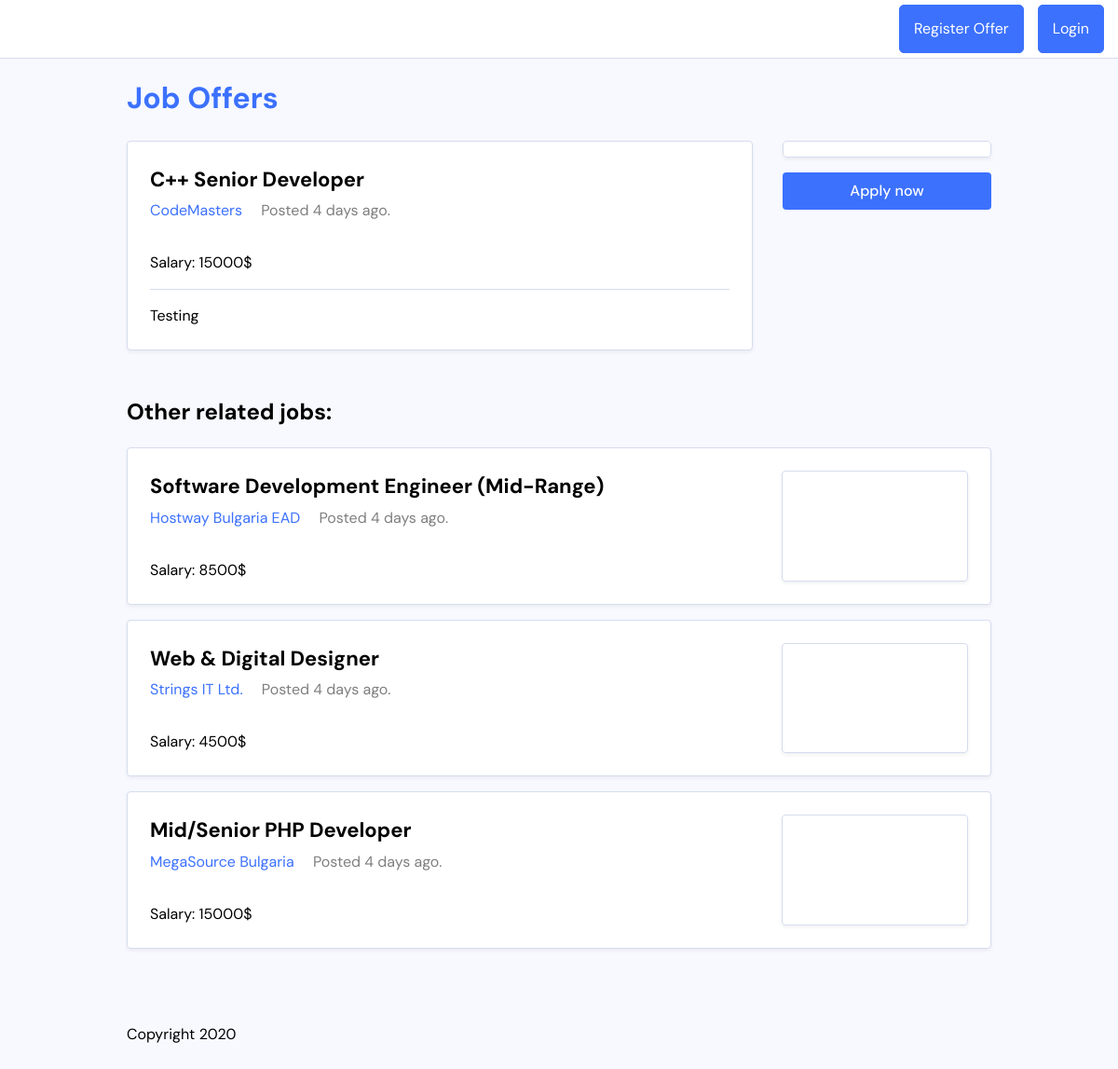
The app's page /details.php?id=14 with its own data.
### tables this page shows
CREATE TABLE `offers` (
  `id` int(11) NOT NULL,
  `job_title` varchar(255) NOT NULL,
  `job_description` text NOT NULL,
  `job_salary` double NOT NULL,
  `company` varchar(255) NOT NULL,
  `approved` tinyint(1) DEFAULT NULL,
  `date_created` datetime NOT NULL,
  `date_deleted` datetime DEFAULT NULL
);

### details.php (the view, shortened to what this page needs)
<?php
if(isset($_SESSION['username']) && !empty($_SESSION['username'])){
    $query = "SELECT `job_title`, `job_description`, `job_salary`, `company`, `date_created` FROM `offers` WHERE `date_deleted` IS NULL AND `id` = ? LIMIT 1";
}else{
    $query = "SELECT `job_title`, `job_description`, `job_salary`, `company`, `date_created` FROM `offers` WHERE `approved` IS NOT NULL AND `date_deleted` IS NULL AND `id` = ? LIMIT 1";
}
if(isset($_GET['id']) && !empty($_GET['id'])){
    $offer_id = htmlspecialchars($_GET['id']);
    $mysqli = new mysqli(HOSTNAME, DB_USERNAME, DB_PASSWORD, DB_NAME);
    $stmt = $mysqli->prepare($query);
    $stmt->bind_param('i', $offer_id);
    $stmt->execute();
    $result = $stmt->get_result();
    $offer = $result->fetch_assoc();
}else{
    header('Location: ./index.php');
    exit;
}
$mysqli = new mysqli(HOSTNAME, DB_USERNAME, DB_PASSWORD, DB_NAME);
$related_offers_query = "SELECT `id`, `job_title`, `job_description`, `job_salary`, `company`, `date_created` FROM `offers` WHERE `approved` IS NOT NULL AND `date_deleted` IS NULL AND `id` NOT IN (?) ORDER BY `date_created` DESC LIMIT 3";
$stmt = $mysqli->prepare($related_offers_query);
$stmt->bind_param('i', $offer_id);
$stmt->execute();
$result = $stmt->get_result();
$related_offers = $result->fetch_all(MYSQLI_ASSOC);
$now = date('Y-m-d H:i:s');
function posted_ago($now, $past){
    $origin = new DateTime($past);
    $target = new DateTime($now);
    $interval = $origin->diff($target);
    $years = $interval->format('%y');
    $months = $interval->format('%m');
    $days = $interval->format('%d');
    $hours = $interval->format('%h');
    $minutes = $interval->format('%i');
    if($years > 0){
        return ($years == 1) ? 'Posted one year ago.' : 'Posted ' . $years . ' years ago.';
    }else if($months > 0){
        return ($months == 1) ? 'Posted one month ago.' : 'Posted ' . $months . ' months ago.';
    }else if($days > 0){
        return ($days == 1) ? 'Posted one day ago.' : 'Posted ' . $days . ' days ago.';
    }else if($hours > 0){
        return ($hours == 1) ? 'Posted one hour ago.' : 'Posted ' . $hours . ' hours ago.';
    }else if($minutes > 0){
        return ($minutes == 1) ? 'Posted one minute ago.' : 'Posted ' . $minutes . ' minutes ago.';
    }else{
        return 'Posted just now.';
    }
}
?>
<div class="job-single">
    <main class="job-main">
        <div class="job-card">
            <div class="job-primary">
                <header class="job-header">
                    <h2 class="job-title"><a href="#"><?php echo $offer['job_title'] ?></a></h2>
                    <div class="job-meta">
                        <a class="meta-company" href="#"><?php echo $offer['company'] ?></a>
                        <span class="meta-date"><?php echo posted_ago($now, $offer['date_created']) ?></span>
                    </div>
                    <div class="job-details">
                        <span class="job-location">Salary: <?php echo $offer['job_salary'] ?>$</span>
                    </div>
                </header>
                <div class="job-body">
                    <?php echo $offer['job_description'] ?>
                </div>
            </div>
        </div>
    </main>
    <aside class="job-secondary">
        <div class="job-logo">
            <div class="job-logo-box">
            </div>
        </div>
        <a href="#" class="button button-wide">Apply now</a>
    </aside>
</div>
<?php if(!empty($related_offers)): ?>
<h2 class="section-heading">Other related jobs:</h2>
<ul class="jobs-listing">
    <?php foreach($related_offers as $offer): ?>
    <li class="job-card">
        <div class="job-primary">
            <h2 class="job-title"><a href="<?php echo './details.php?id=' . $offer['id'] ?>"><?php echo $offer['job_title'] ?></a></h2>
            <div class="job-meta">
                <a class="meta-company" href="#"><?php echo $offer['company'] ?></a>
                <span class="meta-date"><?php echo posted_ago($now, $offer['date_created']) ?></span>
            </div>
            <div class="job-details">
                <span class="job-location">Salary: <?php echo $offer['job_salary'] ?>$</span>
            </div>
        </div>
        <div class="job-logo">
            <div class="job-logo-box">
            </div>
        </div>
    </li>
    <?php endforeach; ?>
</ul>
<?php endif; ?>
<?php
$page_content = ob_get_clean();
include_once('./common/header.php');
?>

### common/header.php (shortened to what this page needs)
<!DOCTYPE html>
<html lang="en">
<head>
	<link rel="stylesheet" href="./css/master.css">
</head>
<body>
	<?php include_once('navigation.php') ?>
	<div class="site-wrapper">
		<header class="site-header">
			<h1 class="site-title"><a href="index.php">Job Offers</a></h1>
		</header>
		<main id="main-content">
            <?php echo $page_content ?>
		</main>
		<?php include_once('footer.php') ?>
	</div>
</body>
</html>

### common/navigation.php
<nav>
    <?php if(isset($_SESSION['username'])): ?>
    <span class="greeting-message"><a href="./admin.php">Welcome, <?php echo $_SESSION['username'] ?></a></span>
    <a href="./logout.php" class="action-btn">Logout</a>
    <?php else: ?>
    <a href="./offer.php" class="action-btn">Register Offer</a>
    <a href="./login.php" class="action-btn">Login</a>
    <?php endif; ?>
</nav>

### common/footer.php
<footer class="site-footer">
    <p>Copyright 2020</p>
</footer>

### css/master.css (style rules this page uses)
html { line-height: 1.15; -webkit-text-size-adjust: 100%; }
body { margin: 0; }
main { display: block; }
h1 { font-size: 2em; margin: 0.67em 0; }
a { background-color: transparent; }
html { -webkit-box-sizing: border-box; -moz-box-sizing: border-box; box-sizing: border-box; }
*, *:before, *:after { -webkit-box-sizing: inherit; -moz-box-sizing: inherit; box-sizing: inherit; }
:root { --color-base: #f8f9ff; --color-primary: #3c71fe; --color-separator: #d5dcef; --color-hover: #013bd0ff; --font-sans: "DM Sans", sans-serif; }
body { background: var(--color-base); font-family: var(--font-sans); line-height: 1.5; }
a { color: var(--color-primary); text-decoration: none; }
.site-wrapper { max-width: 58em; margin: 0 auto; padding-top: 60px; }
.jobs-listing { margin: 0; padding: 0; }
.jobs-listing li { margin-bottom: 1em; }
.job-card { margin: 0; padding: 1.5em; list-style: none; background: white; border: 1px solid var(--color-separator); border-radius: 0.25em; box-shadow: 0px 2px 4px rgba(0, 0, 0, 0.06); display: flex; }
.job-card .job-primary { flex: 1 1 auto; }
.job-card .job-title { margin: 0; font-size: 1.375em; margin-bottom: 0.25em; }
.job-card .job-title a { color: black; }
.job-card .job-details { margin-top: 2em; }
.job-card .meta-date { opacity: 0.5; margin-left: 1em; }
.job-logo { flex: 0 0 12.5em; background: white; display: flex; align-items: stretch; justify-content: stretch; }
.job-logo-box { max-height: 7.875em; border: 1px solid var(--color-separator); border-radius: 0.25em; box-shadow: 0px 2px 4px rgba(0, 0, 0, 0.06); display: flex; align-items: center; justify-content: center; padding: 0.5em; width: 100%; }
.job-single { display: flex; }
.job-single .job-secondary { flex: 0 0 14em; margin-left: 2em; text-align: center; }
.job-single .job-secondary .button { margin-bottom: 0.5em; }
.job-single .job-main { flex: 1 1 auto; }
.job-single .job-body { margin-top: 1em; padding-top: 1em; border-top: 1px solid var(--color-separator); }
.job-single .job-logo { margin-bottom: 1em; }
.section-heading { margin-top: 2em; }
.site-footer { margin-top: 5em; margin-bottom: 2em; }
.button { padding: 0.5em 0.75em; border-radius: 0.25em; background: var(--color-primary); color: white; font-weight: 500; text-align: center; display: inline-block; }
.button-wide { width: 100%; }
nav { position: fixed; top: 0; left: 0; display: flex; justify-content: flex-end; width: 100%; height: auto; padding: 5px 15px; background-color: #fff; border-bottom: 1px solid var(--color-separator); }
.action-btn { display: inline-block; margin-left: 15px; padding: 0 15px; line-height: 50px; color: #fff; background-color: var(--color-primary); border: 1px solid var(--color-primary); border-radius: 5px; transition: background-color .3s ease; }

### records on screen
offers: job_title "C++ Senior Developer", company "CodeMasters", date_created "Posted 4 days ago.", job_salary "15000", job_description "Testing"
offers: job_title "Software Development Engineer (Mid-Range)", company "Hostway Bulgaria EAD", date_created "Posted 4 days ago.", job_salary "8500"
offers: job_title "Web & Digital Designer", company "Strings IT Ltd.", date_created "Posted 4 days ago.", job_salary "4500"
offers: job_title "Mid/Senior PHP Developer", company "MegaSource Bulgaria", date_created "Posted 4 days ago.", job_salary "15000"
